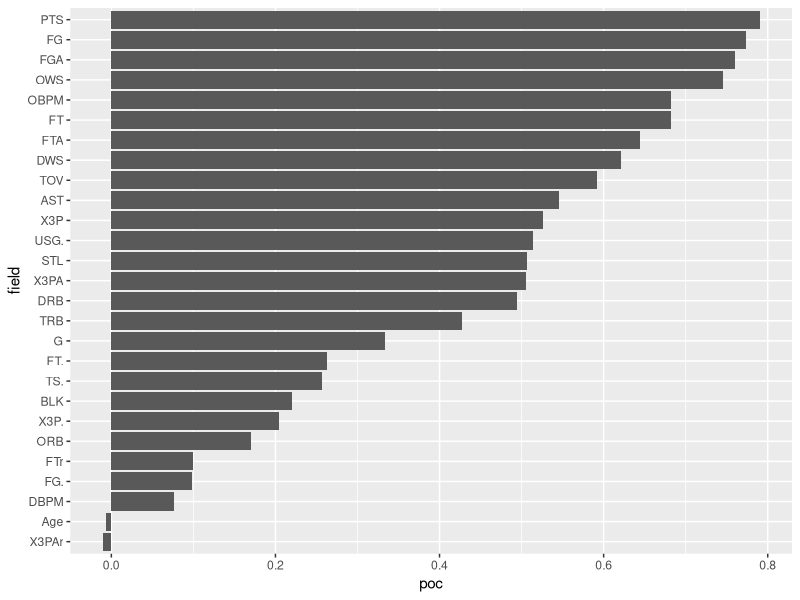
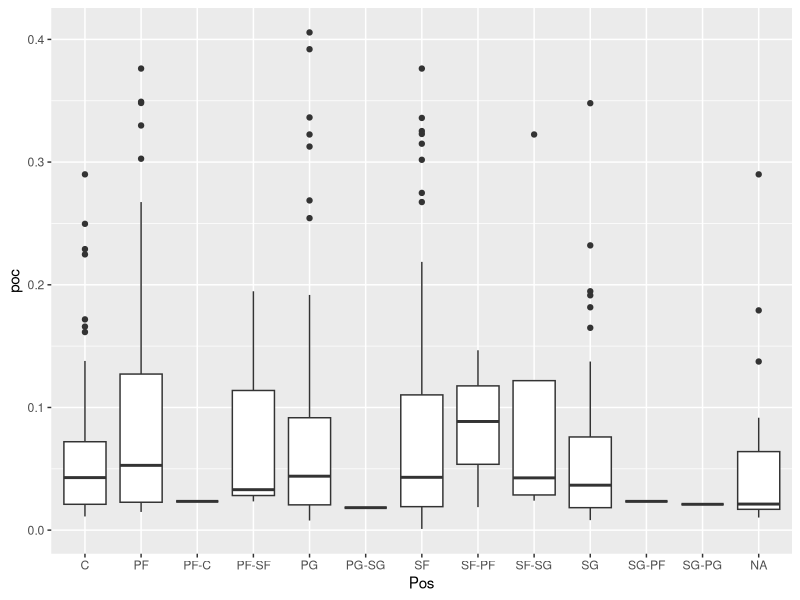
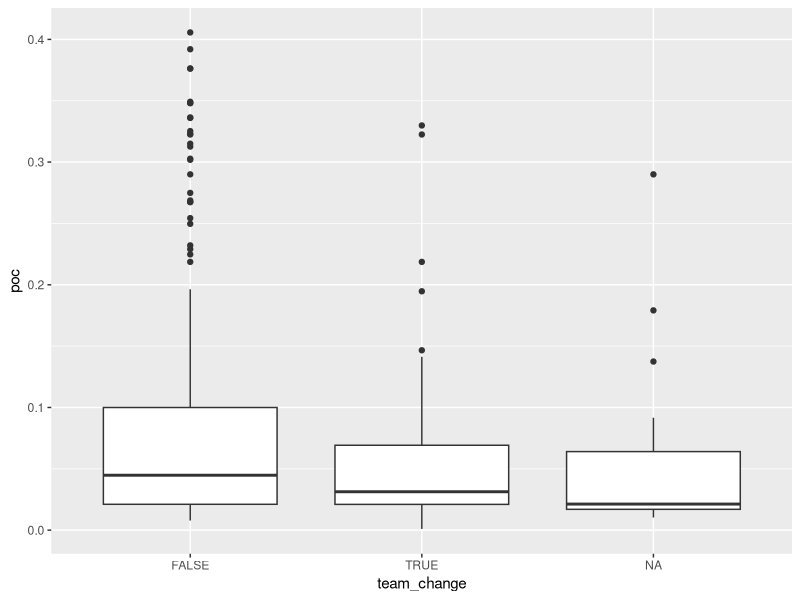

These charts were generated, in order, by the following R code:
library(tidyverse)

combo <- read_csv("data/raw_data.csv")

#### Correlations ####

# Looking at how numeric predictors correlation with target
correlations <- combo %>%
  select_if(is.numeric) %>%
  select(poc:DBPM) %>%
  cor(use = "complete.obs")
# Most correlated variables are offense based
# Only a few slightly negative correlated variables
correlations %>%
  as_tibble(rownames = "field") %>%
  select(field, poc) %>%
  mutate(field = fct_reorder(field, poc)) %>%
  filter(poc < 1) %>%
  ggplot(aes(x = field, y = poc)) +
  geom_col() +
  coord_flip()


#### Categorical predictors ####

# Only real categorical predictor we might care about is position
combo %>%
  select_if(~ !is.numeric(.))

# A lot of levels with position
# Should simplify this
combo %>%
  ggplot(aes(x = Pos, y = poc)) +
  geom_boxplot()

# If a player changes teams, they have a slightly lower poc
combo %>%
  mutate(team_change = Tm == "TOT") %>%
  ggplot(aes(x = team_change, y = poc)) +
  geom_boxplot()
